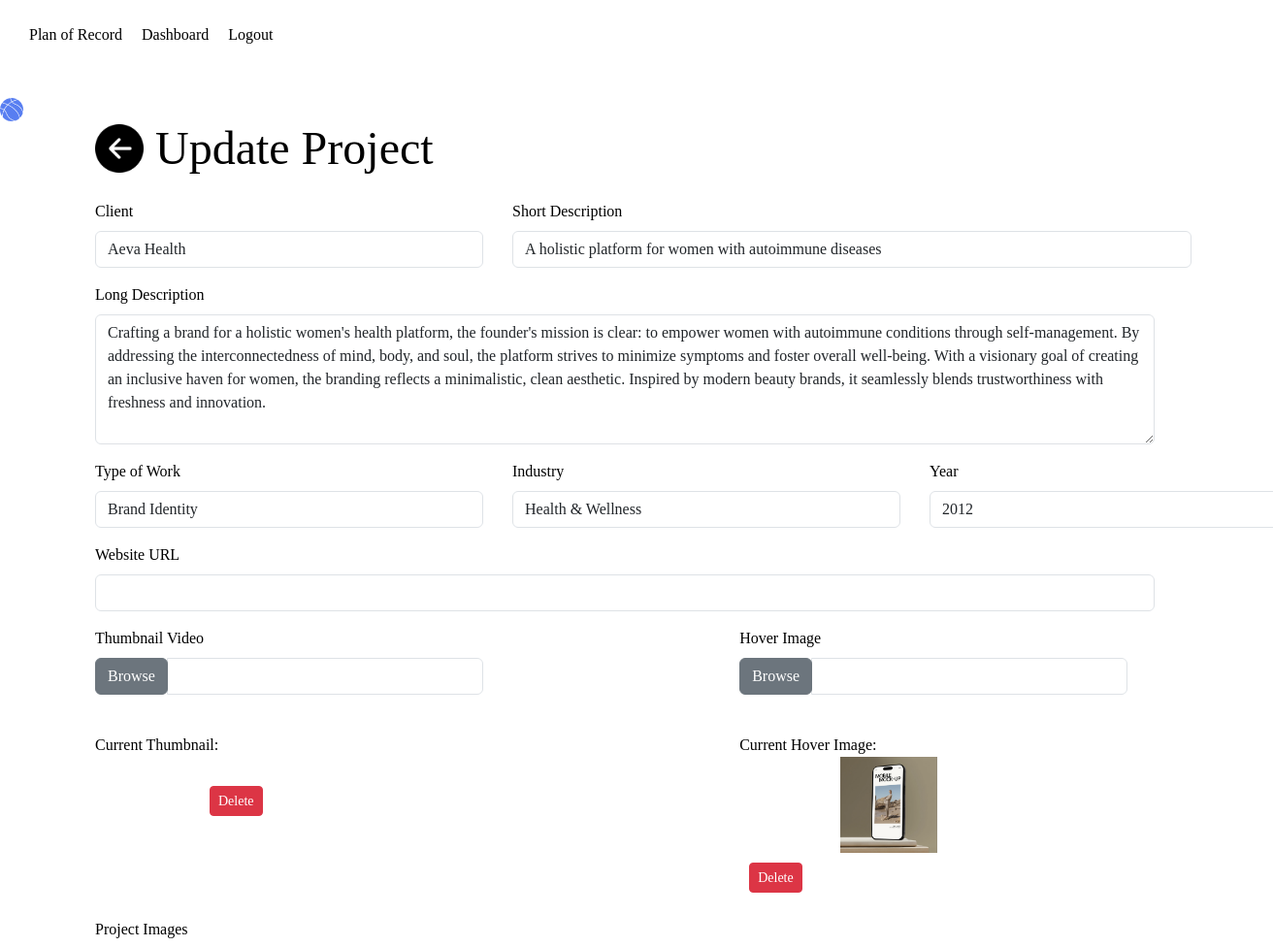
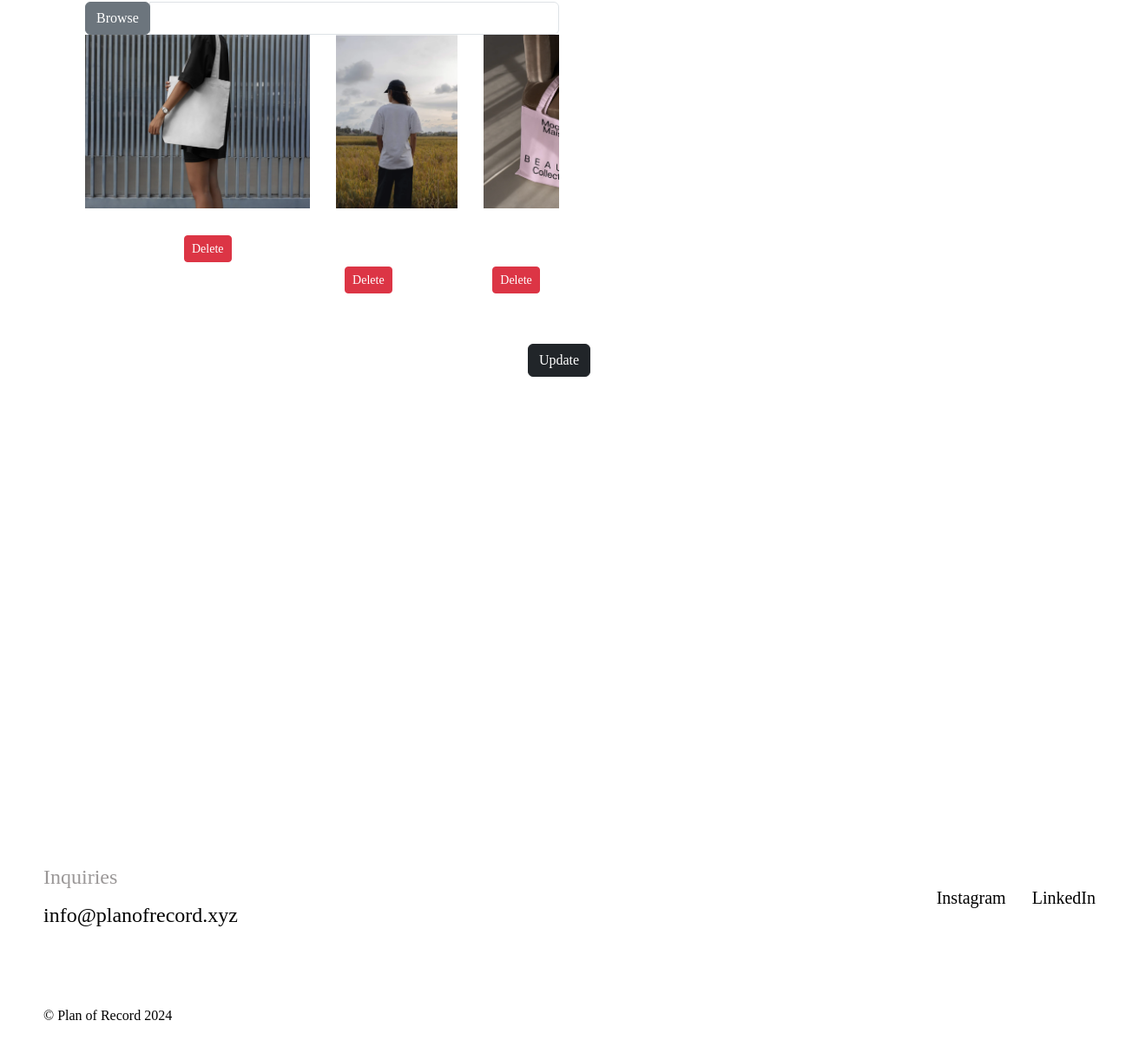
/admin/updateProject.php?project_id=16 (signed in), run on the app's committed database (2 pictures, top to bottom).
### tables this page shows
CREATE TABLE `projects` (
  `project_id` int(11) NOT NULL,
  `client` varchar(100) NOT NULL,
  `description_short` varchar(200) NOT NULL,
  `description_long` varchar(1000) NOT NULL,
  `type_of_work` varchar(200) NOT NULL,
  `industry` varchar(200) NOT NULL,
  `year` int(11) NOT NULL,
  `url` varchar(200) DEFAULT NULL,
  `addedtime` datetime NOT NULL DEFAULT CURRENT_TIMESTAMP,
  `descriptionBlock` varchar(1000) DEFAULT NULL
);

CREATE TABLE `images` (
  `image_id` int(11) NOT NULL,
  `project_id` int(11) NOT NULL,
  `image_url` varchar(200) NOT NULL,
  `type` varchar(100) NOT NULL,
  `alt_text` varchar(200) NOT NULL
);

### admin/updateProject.php (the view, shortened to what this page needs)
<?php
$project_id = $_GET['project_id'];
include ("../includes/connect.php");
$query = "SELECT * FROM projects WHERE project_id = '$project_id'";
$project = mysqli_query($connect, $query);
$result = $project->fetch_assoc();
$query_thumb ="SELECT * FROM images WHERE project_id = '$project_id' AND type='Thumbnail'";
$thumbnail1 = mysqli_query($connect, $query_thumb);
$thumbnail = $thumbnail1->fetch_assoc();
$query_hover ="SELECT * FROM images WHERE project_id = '$project_id' AND type='Hover_image'";
$hover1 = mysqli_query($connect, $query_hover);
$hover = $hover1->fetch_assoc();
$query_image ="SELECT * FROM images WHERE project_id = '$project_id' AND type='Project-image'";
$PImage = mysqli_query($connect, $query_image);
$projectImages = [];
while ($image = $PImage->fetch_assoc()) {
    $projectImages[] = $image;
}
?>
<!DOCTYPE html>
<html lang="en">
<head>
    <link rel="stylesheet" href="https://cdn.jsdelivr.net/npm/bootstrap@5.3.2/dist/css/bootstrap.min.css">
    <link rel="stylesheet" href="../css/style.css">
    <link rel="stylesheet" href="../css/projectstyle.css">
</head>
<?php
include ('../reusable/adminNav.php');
?>
<body>
<div class="basketball desktop-only"><img src="../assets/cursor.png" alt="" width="24px"></div>
    <div class="updateProject">
        <div class="container">
            <div class="row">
                <div class="col heading">
                    <a href="project.php?project_id=<?php echo $project_id; ?>"><img src="../icons/back.png" alt="back-button" width="50px"></a>
                    <h1 class="display-5 mt-4 mb-4">Update Project</h1>
                </div>
                <form action="../admin/Update.php" method="POST" enctype="multipart/form-data">
                    <div class="form-row">
                        <div class="mb-3">
                            <label for="client" class="form-label">Client</label>
                            <input style="width:400px;" type="text" class="form-control" id="client" name="client" value="<?php echo $result['client']; ?>" required>
                        </div>
                        <div class="mb-3">
                            <label for="description_short" class="form-label">Short Description</label>
                            <input style="width:700px;" type="text" class="form-control" id="description_short" name="description_short" value="<?php echo $result['description_short']; ?>" required>
                        </div>
                    </div>
                    <div class="mb-3">
                        <label for="description_long" class="form-label">Long Description</label>
                        <textarea type="text" class="form-control" id="description_long" name="description_long" rows="5" required><?php echo htmlspecialchars($result['description_long']); ?></textarea>
                    </div>
                    <div class="form-row">
                        <div class="mb-3">
                            <label for="type_of_work" class="form-label">Type of Work</label>
                            <input style="width:400px;" type="text" class="form-control" id="type_of_work" name="type_of_work" value="<?php echo $result['type_of_work']; ?>" required>
                        </div>
                        <div class="mb-3">
                            <label for="industry" class="form-label">Industry</label>
                            <input style="width:400px;" type="text" class="form-control" id="industry" name="industry" value="<?php echo $result['industry']; ?>" required>
                        </div>
                        <div class="mb-3">
                            <label for="year" class="form-label">Year</label>
                            <input style="width:400px;" type="text" class="form-control" id="year" name="year" value="<?php echo $result['year']; ?>" required>
                        </div>
                    </div>
                    <div class="mb-3">
                        <label for="url" class="form-label">Website URL</label>
                        <input type="text" class="form-control" id="url" name="url" value="<?php echo $result['url']; ?>">
                    </div>
                    <div class="form-row">
                        <div class="mb-3">
                            <label for="Thumbnail" class="form-label">Thumbnail Video</label>
                            <div class="thumbnail-container">
                                <div class="col-md-6">
                                    <div class="form-group">
                                        <div class="input-group" style="width:400px;">
                                            <span class="input-group-btn">
                                                <span class="btn btn-secondary btn-file">
                                                    Browse <input type="file" id="Thumbnail" name="Thumbnail" accept=".png, .jpg, .jpeg, .mp4">
                                                </span>
                                            </span>
                                            <input type="text" class="form-control" readonly>
                                        </div>
                                        <div class="currentImage">
                                            <?php if ($thumbnail): ?>
                                                Current Thumbnail:
                                                <video src="<?php echo "../uploads/" . $thumbnail['image_url']; ?>" width="100px" alt=""></video>
                                                <button type="button" class="btn btn-danger btn-sm del-btn" onclick="deleteImage(this, '<?php echo $thumbnail['image_id']; ?>', '<?php echo $thumbnail['image_url']; ?>')">Delete</button>
                                            <?php endif; ?>
                                        </div>
                                    </div>
                                </div>
                            </div>
                        </div>
                        <div class="mb-3">
                            <label for="Hover_image" class="form-label">Hover Image</label>
                            <div class="hover-container">
                                <div class="col-md-6">
                                    <div class="form-group">
                                        <div class="input-group" style="width:400px;">
                                            <span class="input-group-btn">
                                                <span class="btn btn-secondary btn-file">
                                                    Browse <input type="file" id="Hover_image" name="Hover_image" accept=".png, .jpg, .jpeg, .mp4">
                                                </span>
                                            </span>
                                            <input type="text" name="Hover_image" class="form-control" readonly>
                                        </div>
                                        <div class="currentImage">
                                            <?php if ($hover): ?>
                                                Current Hover Image:
                                                <video src="<?php echo "../uploads/" . $hover['image_url']; ?>" width="100px" alt=""></video>
                                                <img src="<?php echo "../uploads/" . $hover['image_url']; ?>" width="100px" alt="">
                                                <button type="button" class="btn btn-danger btn-sm del-btn" onclick="deleteImage(this, '<?php echo $hover['image_id']; ?>', '<?php echo $hover['image_url']; ?>')">Delete</button>
                                            <?php endif; ?>
                                        </div>
                                    </div>
                                </div>
                            </div>
                        </div>
                    </div>
                    <div class="mb-5">
                        <label for="Project-image" class="form-label">Project Images</label>
                        <div class="project-container">
                            <div class="col-md-6">
                                <div class="form-group">
                                    <div class="input-group">
                                        <span class="input-group-btn">
                                            <span class="btn btn-secondary btn-file">
                                                Browse <input type="file" id="Project-image" name="Project-image[]" multiple accept=".png, .jpg, .jpeg, .mp4">
                                            </span>
                                        </span>
                                        <input type="text" class="form-control" name="Project-image" id="file-names" readonly>
                                    </div>
                                    <div class="currentImages" style="display:flex;gap:30px">
                                        <?php foreach ($projectImages as $projectImage): ?>
                                            <div class="currentImage">
                                                <img class="pImage" src="<?php echo "../uploads/" . $projectImage['image_url']; ?>" height="200px" alt="">
                                                <video src="<?php echo "../uploads/" . $projectImage['image_url']; ?>" width="100px" alt=""></video>
                                                <button type="button" class="btn btn-danger btn-sm del-btn" onclick="deleteImage(this, '<?php echo $projectImage['image_id']; ?>', '<?php echo $projectImage['image_url']; ?>')">Delete</button>
                                            </div>
                                        <?php endforeach; ?>
                                    </div>
                                </div>
                            </div>
                        </div>
                    </div>
                    <div class="mb-3 col text-center">
                        <button type="submit" class="btn btn-dark" name="update">Update</button>
                    </div>
                </form>
            </div>
        </div>
    </div>
    <div>
        <?php include('../reusable/footer.php');?>
    </div>
</body>
</html>

### css/style.css (style rules this page uses)
:root { --header-font: 'Supreme'; --main-font: 'NeueHaas55'; --regular-font-size: 16px; --regular-line-height: 21px; --menu-line-height: 12.8px; --footer-font-size: 14px; --footer-line-height: 14px; --main-font-size: 48px; --main-font-weight: 400; --main-line-height: 43px; --main-letter-spacing: -0.04em; --main-font-size-2: 38px; --main-font-weight-2: 450; --main-line-height-2: 34px; --main-letter-spacing-2: 0px; --header-font-size: 102px; --header-font-weight: 400; --header-line-height: 102px; --header-letter-spacing: -0.06em; --secondary-heading-font-size: 48px; --secondary-heading-line-height: 43.2px; --secondary-heading-letter-spacing: -2px; --tertiary-heading-font-size: 24px; --tertiary-heading-line-height: 28.8px; --tertiary-heading-letter-spacing: 0; --title-font-size: 216px; --title-line-height: 172.8px; --title-letter-spacing: -10.5px; --primary-font-color: #000000; --secondary-font-color: #9B9898; --link-hover: #587EF1; --background-color: #F5F5F5; }
* { margin: 0; padding: 0; box-sizing: border-box; }
body { font-family: var(--main-font); font-weight: 400; color: var(--primary-font-color); overflow-x: hidden; position: relative; max-width: 100%; }
.basketball { height: 32px; width: 32px; border-radius: 50%; transition: 0.2s cubic-bezier(0.39, 0.58, 0.57, 1); pointer-events: none; position: fixed; z-index: 100; }
a { text-decoration: none; font-family: var(--main-font); color: var(--primary-font-color); }
button { position: relative; overflow: hidden; border: 1px solid black; background-color: white; border-radius: 20px; padding: 10px 24px; color: black; font-family: var(--header-font); font-size: 16px; transition: color 0.2s ease; }
button::before { content: ''; position: absolute; top: 0; left: 0; width: 0; height: 100%; background-color: black; z-index: -1; transition: width 0.2s ease; }
.row { display: flex; flex-direction: row; width: 100%; justify-content: center; }

### css/projectstyle.css (style rules this page uses)
.form-row { display: flex; justify-content: space-between; gap: 30px; }
.btn-file { position: relative; overflow: hidden; }
.currentImages { display: flex; flex-direction: row; gap: 10px; overflow-x: scroll; }
.del-btn { margin: 10px; }

### admin/updateProject.php (style rules this page uses)
.heading { display: flex; align-items: center; gap: 12px; }
.currentImages { width: 100%; overflow-x: scroll; }
.updateProject { margin-top: 100px; margin-bottom: 300px; }

### data on the page
projects: client "Aeva Health", description_short "A holistic platform for women with autoimmune diseases", description_long "Crafting a brand for a holistic women's health platform, the founder's mission is clear: to empower women with autoimmune conditions through self-management. By addressing the interconnectedness of mind, body, and soul, the platform strives to minimize symptoms and foster overall well-being. With a visionary goal of creating an inclusive haven for women, the branding reflects a minimalistic, clean aesthetic. Inspired by modern beauty brands, it seamlessly blends trustworthiness with freshness and innovation.", type_of_work "Brand Identity", industry "Health & Wellness", year "2012"
images: image_url (picture)
images: image_url (picture)
images: image_url (picture)
images: image_url (picture)
